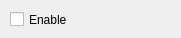
<?xml version="1.0" encoding="UTF-8"?>
<ui version="4.0">
 <class>HUD2FpsForm</class>
 <widget class="QWidget" name="HUD2FpsForm">
  <property name="geometry">
   <rect>
    <x>0</x>
    <y>0</y>
    <width>181</width>
    <height>38</height>
   </rect>
  </property>
  <property name="windowTitle">
   <string>Form</string>
  </property>
  <widget class="QCheckBox" name="checkBox">
   <property name="geometry">
    <rect>
     <x>10</x>
     <y>10</y>
     <width>79</width>
     <height>19</height>
    </rect>
   </property>
   <property name="text">
    <string>Enable</string>
   </property>
  </widget>
 </widget>
 <resources/>
 <connections/>
</ui>
